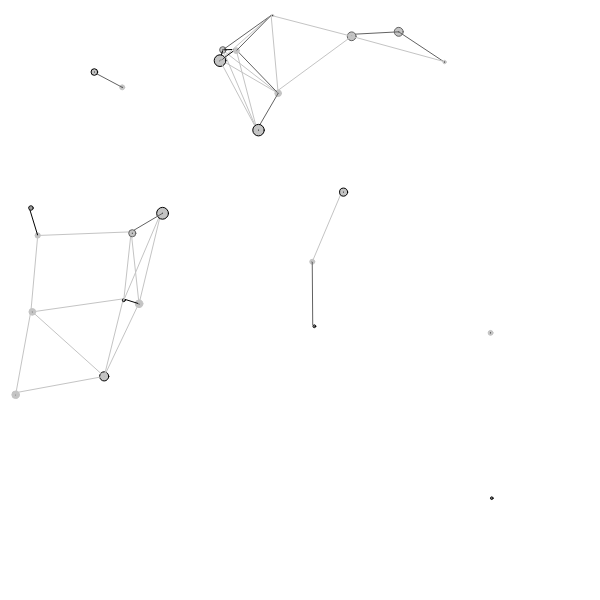
Frame 1 (no input)
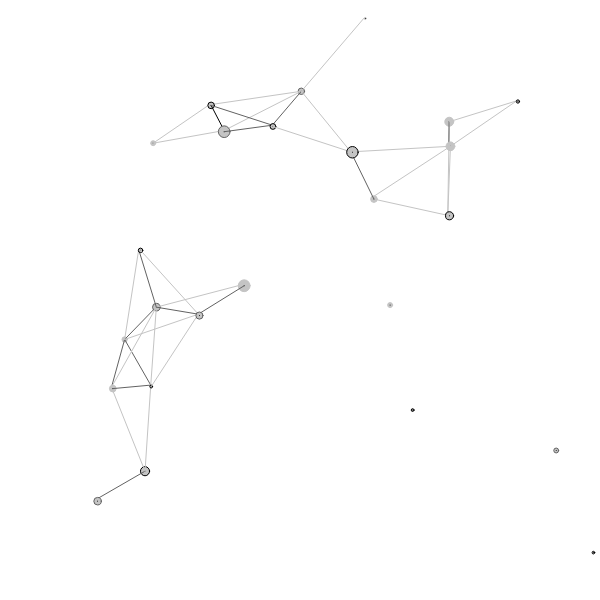
Frame 60 (no input)
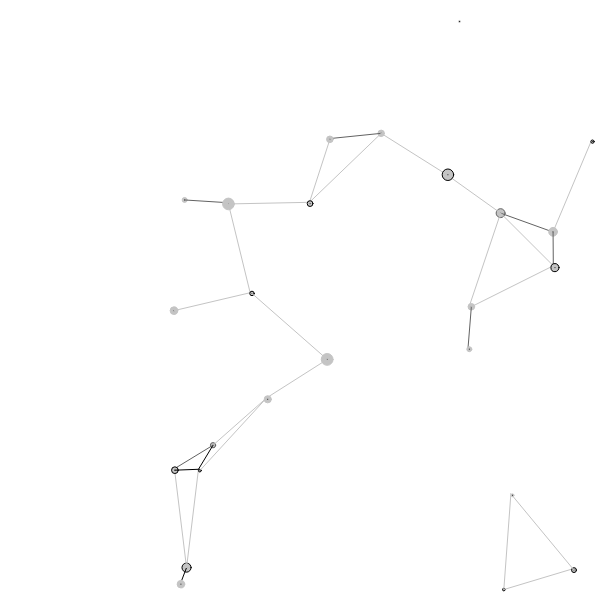
Frame 120 (the mouse pressed at the canvas centre since frame 60)

The p5.js sketch that drew these frames (run headless with seeded random() and noise() and a simulated clock; from frame 60 on, the mouse is pressed at the canvas centre):

// p5.js sketch
// ── sketch.js
var num_particles = 25;
var canvas_size = 600;
var particles = []

class Particle {
  constructor(radius, pox_x, pos_y, vel_x, vel_y) {
    this.x = pox_x;
    this.y = pos_y;

    this.radius = radius;

    this.vel_x = vel_x;
    this.vel_y = vel_y;

    // grey color for the particles
    this.color = color(196, 196, 196);
  }

  increment() {
    // update the position of the particle
    // according to its velocity
    this.x += this.vel_x;
    this.y += this.vel_y;
  }

  detect_collision(canvas_x, canvas_y) {
    // detect if the particle is colliding with the walls
    if (this.x + this.radius > canvas_x || this.x < this.radius) {
      this.vel_x = -this.vel_x;
    }

    if (this.y + this.radius  > canvas_y || this.y < this.radius) {
      this.vel_y = -this.vel_y;
    }
  }

  detect_particle_collision(p) {
    let cat1 = (p.x - this.x);
    let cat2 = (p.y - this.y);

    // calculate the hypotenuse
    let hip  = Math.sqrt(cat1*cat1 + cat2*cat2);
    if (hip <= this.radius + p.radius) {
      // swap the velocities
      let tmp1 = this.vel_x;
      let tmp2 = this.vel_y;
      this.vel_x = p.vel_x;
      this.vel_y = p.vel_y;
      p.vel_x = tmp1;
      p.vel_y = tmp2;
    }
  }

  drawLine(p) {
    let d = Math.sqrt((this.x - p.x)*(this.x - p.x) + (this.y - p.y)*(this.y - p.y));

    if (d < 33) {
      let c = color(0, 0, 0);
      stroke(c);
      line(this.x, this.y, p.x, p.y);
    } else if (d < 66) {
      let c = color(98, 98, 98);
      stroke(c);
      line(this.x, this.y, p.x, p.y);
    } else if (d < 100) {
      let c = color(196, 196, 196);
      stroke(c);
      line(this.x, this.y, p.x, p.y);
    }
  }

  draw() {
    // grey color for the particles
    fill(this.color);
    circle(this.x, this.y, 2*this.radius);
  }
}

function setup() {
  createCanvas(canvas_size, canvas_size);

  for (let i = 0; i < num_particles; i++) {
    let p = new Particle(
      random(5) + 1,
      random(-250, 250) + 250, // TODO: check if this places the randomly
      random(-250, 250) + 250, // spawned particles in the center of the canvas
      random(2), random(2));
    particles.push(p);
  }
}

function draw() {
  background(255);

  for (let i = 0; i < num_particles; i++) {
    particles[i].increment();
    particles[i].detect_collision(canvas_size, canvas_size);
    particles[i].draw();
    for (let j = i; j < num_particles; j++) {
      particles[i].detect_particle_collision(particles[j]);
      particles[i].drawLine(particles[j])
    }
  }
}
